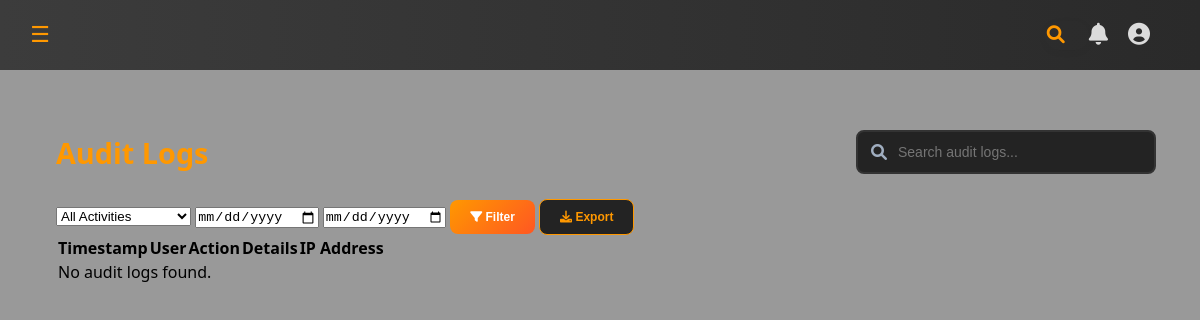
Page /pages/auditlogs/index.php on the earlier database version.
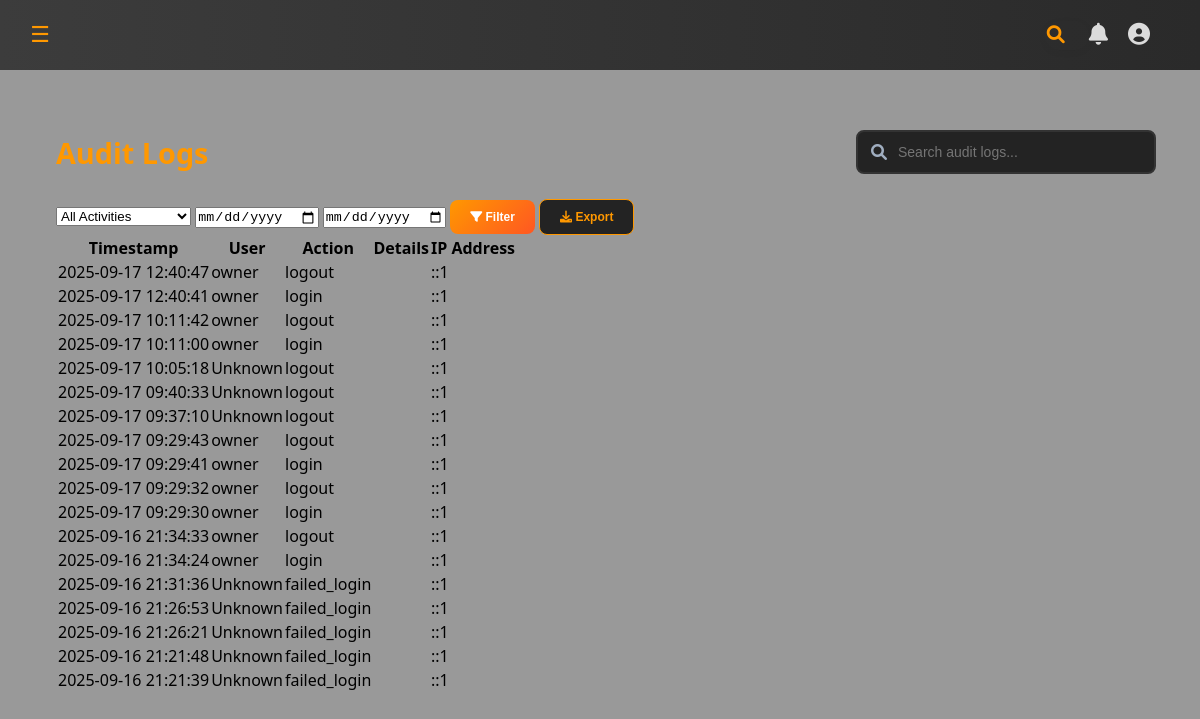
Same page on the later database version.
### tables this page shows
CREATE TABLE `audit_logs` (
  `id` int(11) NOT NULL,
  `user_id` int(11) DEFAULT NULL,
  `action` varchar(50) NOT NULL,
  `ip_address` varchar(45) DEFAULT NULL,
  `user_agent` varchar(255) DEFAULT NULL,
  `created_at` datetime DEFAULT current_timestamp()
);

CREATE TABLE `users` (
  `id` int(11) NOT NULL,
  `owner_id` int(11) DEFAULT NULL,
  `username` varchar(50) NOT NULL,
  `email` varchar(100) NOT NULL,
  `password` varchar(255) NOT NULL,
  `business_name` varchar(100) DEFAULT NULL,
  `status` enum('active','inactive') DEFAULT 'active',
  `created_at` datetime DEFAULT current_timestamp(),
  `updated_at` datetime DEFAULT current_timestamp() ON UPDATE current_timestamp()
);

### pages/auditlogs/index.php (the view, shortened to what this page needs)
<?php
include '../../config/db.php';
$sql = "SELECT al.*, u.username FROM audit_logs al LEFT JOIN users u ON al.user_id = u.id ORDER BY al.created_at DESC";
$result = $conn->query($sql);
?>
<!DOCTYPE html>
<html lang="en">
<head>
    <link rel="stylesheet" href="../../assets/css/style.css">
    <link href="https://cdnjs.cloudflare.com/ajax/libs/font-awesome/6.0.0/css/all.min.css" rel="stylesheet">
</head>
<body>
    <?php include '../../partials/header.php'; ?>
            <div class="content-area">
                <section id="audit-logs-section" class="section active">
                    <div class="section-header">
                        <h2>Audit Logs</h2>
                        <div class="search-box">
                            <input type="text" id="search-audit-logs" placeholder="Search audit logs...">
                            <i class="fas fa-search"></i>
                        </div>
                    </div>
                    <div class="audit-logs-content">
                        <div class="audit-logs-filters">
                            <select id="audit-log-filter">
                                <option value="all">All Activities</option>
                            </select>
                            <input type="date" id="audit-log-date-from">
                            <input type="date" id="audit-log-date-to">
                            <button class="btn btn-primary" onclick="filterAuditLogs()">
                                <i class="fas fa-filter"></i> Filter
                            </button>
                            <button class="btn btn-secondary" onclick="exportAuditLogs()">
                                <i class="fas fa-download"></i> Export
                            </button>
                        </div>
                        <div class="audit-logs-table-container">
                            <table class="audit-logs-table">
                                <thead>
                                    <tr>
                                        <th>Timestamp</th>
                                        <th>User</th>
                                        <th>Action</th>
                                        <th>Details</th>
                                        <th>IP Address</th>
                                    </tr>
                                </thead>
                                <tbody id="audit-logs-table-body">
                                    <?php if ($result && $result->num_rows > 0): ?>
                                        <?php while($row = $result->fetch_assoc()): ?>
                                            <tr>
                                                <td><?= htmlspecialchars($row['created_at']) ?></td>
                                                <td><?= htmlspecialchars($row['username'] ?? 'Unknown') ?></td>
                                                <td><?= htmlspecialchars($row['action']) ?></td>
                                                <td><?= htmlspecialchars($row['details'] ?? '') ?></td>
                                                <td><?= htmlspecialchars($row['ip_address']) ?></td>
                                            </tr>
                                        <?php endwhile; ?>
                                    <?php else: ?>
                                        <tr><td colspan="5">No audit logs found.</td></tr>
                                    <?php endif; ?>
                                </tbody>
                            </table>
                        </div>
                    </div>
                </section>
            </div>
</body>
</html>

### partials/header.php (shortened to what this page needs)
<header class="dashboard-header">
    <div class="header-left" style="display: flex; align-items: center;">
        <button class="sidebar-toggle-btn" id="sidebarToggle" aria-label="Toggle sidebar">&#9776;</button>
    </div>
    <div class="header-search">
        <form id="dashboard-search-form" onsubmit="event.preventDefault(); /* Add search logic here */">
            <button type="submit"><i class="fas fa-search"></i></button>
        </form>
    </div>
    <div class="header-right">
        <div class="notification-dropdown">
            <i class="fas fa-bell"></i>
        </div>
        <div class="profile-dropdown">
            <i class="fas fa-user-circle" id="profileIcon" style="cursor:pointer;"></i>
        </div>
    </div>
</header>

### assets/css/style.css (style rules this page uses)
.header-search { flex: 1; display: flex; justify-content: center; align-items: center; }
.header-search form { display: flex; align-items: flex baseline; background: transparent; border-radius: 20px; padding: 4px 20px; box-shadow: 0 2px 8px 0 rgba(0,0,0,0.04); transition: background 0.3s; }
.header-search button { background: none; border: none; color: #ff9800; font-size: 18px; cursor: pointer; padding: 0 4px; outline: none; transition: color 0.2s; }
.header-right { display: flex; align-items: center; gap: 20px; position: relative; }
.notification-dropdown, .profile-dropdown { position: relative; cursor: pointer; }
.notification-dropdown i, .profile-dropdown i { font-size: 22px; color: #dbdbdb; transition: color 0.2s; }
* { margin: 0; padding: 0; box-sizing: border-box; }
body { font-family: 'Segoe UI', Tahoma, Geneva, Verdana, sans-serif; background: url("https://github.com/kensofabel/B2-IMS/blob/main/Inventory%20Management%20System-20250829T034006Z-1-001/Inventory%20Management%20System/background.png?raw=true") no-repeat center center fixed; background-size: cover; min-height: 100vh; position: relative; }
body::before { content: ''; position: fixed; top: 0; left: 0; right: 0; bottom: 0; background: rgba(0, 0, 0, 0.4); z-index: -1; }
.dashboard-header { height: 70px; padding: 0 50px; display: flex; align-items: center; position: fixed; top: 0; left: 0; width: 100%; z-index: 1100; background: linear-gradient(270deg, rgba(75, 73, 73, 0.712), rgba(0, 0, 0, 0.842), rgb(30, 30, 30), rgb(60, 60, 60)); background-size: 500% 900%; box-shadow: absolute 0 2px 8px rgba(0,0,0,0.08); transition: all 0.3s ease; }
.header-right { display: flex; align-items: center; gap: 20px; }
.content-area { flex: 1; display: flex; justify-content: center; align-items: flex-start; margin-left: 270px; padding: 130px 20px; height: calc(100vh - 70px) !important; }
.content-area > * { max-width: 1100px; width: 100%; }
.sidebar-toggle-btn { display: none; }
.section { display: none; }
.section.active { display: block; animation: fadeIn 0.5s ease; }
.section-header { display: flex; justify-content: space-between; align-items: center; margin-bottom: 25px; flex-wrap: wrap; gap: 15px; }
.section-header h2 { color: #ff9800; font-size: 1.8rem; }
.search-box { position: relative; display: flex; align-items: center; }
.search-box input { padding: 12px 15px 12px 40px; border: 2px solid #333; border-radius: 8px; font-size: 14px; width: 300px; background: #232323; color: #fff; }
.search-box i { position: absolute; left: 15px; color: #a0aec0; }
.btn { padding: 8px 12px; border: none; border-radius: 6px; cursor: pointer; font-size: 12px; font-weight: 600; transition: all 0.3s ease; background: #232323; color: #ff9800; }
.btn-primary { background: linear-gradient(135deg, #ff9800 0%, #ff5722 100%); color: white; border: none; padding: 10px 20px; border-radius: 8px; cursor: pointer; font-weight: 600; transition: all 0.3s ease; }
.btn-secondary { background: #232323; color: #ff9800; border: 1px solid #ff9800; padding: 10px 20px; border-radius: 8px; cursor: pointer; font-weight: 600; transition: all 0.3s ease; }
@media (max-width: 1200px) { .content-area { order: 1; } }
@media (max-width: 1200px) { .dashboard-header { display: flex; align-items: center; position: relative; } }
@media (max-width: 1200px) { .sidebar-toggle-btn { position: absolute; margin-left: 20px; margin-top: 15px; top: 0; left: 0; z-index: 1100; background: transparent; color: #ff9800; border: none; border-radius: 50%; width: 40px; height: 40px; display: flex; align-items: flex-start; justify-content: center; font-size: 22px; cursor: pointer; transition: background 0.2s, color 0.2s, box-shadow 0.2s; outline: none; overflow: hidden; } }
@media (max-width: 1200px) { .sidebar-toggle-btn { display: block; } }
@media (max-width: 1200px) { .header-search { justify-content: flex-end; } }
@media (max-width: 1200px) { .header-search form { width: 44px; min-width: 44px; transition: width 0.3s; overflow: hidden; justify-content: flex-end; } }
@media (max-width: 1200px) { .content-area { padding-top: 60px; margin-left: 1%; } }

Differences in the rows shown:
added audit_logs: created_at "2025-09-17 12:40:47", user.username "owner", action "logout", ip_address "::1"
added audit_logs: created_at "2025-09-17 12:40:41", user.username "owner", action "login", ip_address "::1"
added audit_logs: created_at "2025-09-17 10:11:42", user.username "owner", action "logout", ip_address "::1"
added audit_logs: created_at "2025-09-17 10:11:00", user.username "owner", action "login", ip_address "::1"
added audit_logs: created_at "2025-09-17 10:05:18", username "Unknown", action "logout", ip_address "::1"
added audit_logs: created_at "2025-09-17 09:40:33", username "Unknown", action "logout", ip_address "::1"
added audit_logs: created_at "2025-09-17 09:37:10", username "Unknown", action "logout", ip_address "::1"
added audit_logs: created_at "2025-09-17 09:29:43", user.username "owner", action "logout", ip_address "::1"
added audit_logs: created_at "2025-09-17 09:29:41", user.username "owner", action "login", ip_address "::1"
added audit_logs: created_at "2025-09-17 09:29:32", user.username "owner", action "logout", ip_address "::1"
added audit_logs: created_at "2025-09-17 09:29:30", user.username "owner", action "login", ip_address "::1"
added audit_logs: created_at "2025-09-16 21:34:33", user.username "owner", action "logout", ip_address "::1"
added audit_logs: created_at "2025-09-16 21:34:24", user.username "owner", action "login", ip_address "::1"
added audit_logs: created_at "2025-09-16 21:31:36", username "Unknown", action "failed_login", ip_address "::1"
added audit_logs: created_at "2025-09-16 21:26:53", username "Unknown", action "failed_login", ip_address "::1"
added audit_logs: created_at "2025-09-16 21:26:21", username "Unknown", action "failed_login", ip_address "::1"
added audit_logs: created_at "2025-09-16 21:21:48", username "Unknown", action "failed_login", ip_address "::1"
added audit_logs: created_at "2025-09-16 21:21:39", username "Unknown", action "failed_login", ip_address "::1"
Other differences:
text no longer shown: "No audit logs found."
